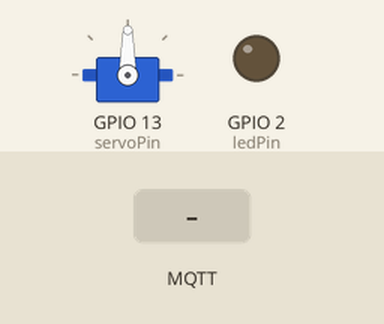
This program was run on a simulated ESP32. Parts: servo, output pins drawn as LEDs (lit = HIGH). The test bench sets the inputs (shaded band). WiFi joins after 1.5 s; servers stay silent unless stated; no MQTT or app messages arrive unless stated; what the program prints to the serial monitor is not drawn.

Above: at 3.2 s.
3.3 s: MQTT message "on" arrives on the first subscribed topic
At 3.8 s:
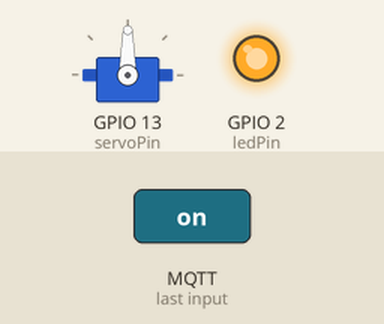
4.8 s: MQTT message "off" arrives on the first subscribed topic
At 6.2 s:
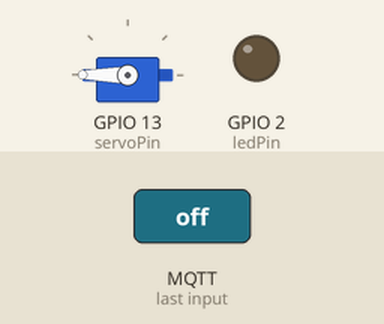
Timing chart, 0 to 7.8 s (numbered marks = the images above; inputs shaded):
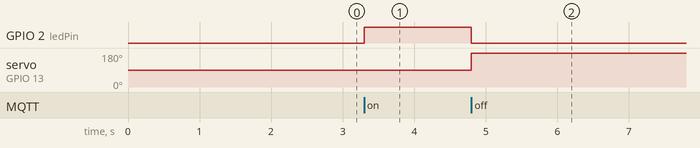

The program:

main.cpp
```cpp
#include <Arduino.h>
#include "Config.h"
#include "LEDHandler.h"
#include "WiFiConnector.h"
#include "OTAHandler.h"
#include <PubSubClient.h>
#include <ESP32Servo.h>

LEDHandler ledHandler;
WiFiConnector wifiConnector;
OTAHandler otaHandler;
Servo myServo; // 创建舵机对象

WiFiClient espClient;
PubSubClient client(espClient);

void msgHandler(String msg)
{
  if (msg == "on")
  {
    ledHandler.on();
    myServo.write(90);
  }
  else if (msg == "off")
  {
    ledHandler.off();
    myServo.write(180);
  }
  else
  {
    Serial.printf("unsupported msg:%s\r\n", msg);
  }
}

void callback(char *topic, byte *payload, unsigned int length)
{
  String msg;
  for (int i = 0; i < length; i++)
  {
    msg += (char)payload[i];
  }
  Serial.printf("Message arrived [%s]: %s\r\n", topic, msg);

  if (msgHandler)
  {
    msgHandler(msg);
  }
}

void setup()
{
  ledHandler.setup(ledPin);

  myServo.attach(servoPin);

  Serial.begin(115200);

  // 连接 Wi-Fi
  wifiConnector.connect(WIFI_SSID, WIFI_PASSWORD);

  // 初始化 OTA
  otaHandler.begin(OTA_PASSWORD);

  client.setServer(MQ_SERVER, MQ_PORT);
  client.setCallback(callback);
}

void reconnect()
{
  while (!client.connected())
  {
    Serial.print("Attempting MQTT connection...");
    if (client.connect(MQ_CLIENT_ID, "", ""))
    {
      Serial.println("connected");
      client.subscribe(MQ_TOPIC);
    }
    else
    {
      Serial.print("failed, rc=");
      Serial.print(client.state());
      Serial.println(" try again in 1 seconds");
      delay(1000);
    }
  }
}

void loop()
{
  // 处理 OTA 事件
  otaHandler.handle();

  if (!client.connected())
  {
    reconnect();
  }
  client.loop();
}
```

Config.h
```cpp
#ifndef CONFIG_H
#define CONFIG_H

// Wi-Fi 配置
const char *WIFI_SSID = "8hao";
const char *WIFI_PASSWORD = "00000000";

// OTA 配置
const char *OTA_PASSWORD = "admin";

// 巴法云配置
const char *MQ_SERVER = "bemfa.com";
const int MQ_PORT = 9501;
const char *MQ_USER = "";
const char *MQ_PWD = "";
const char *MQ_CLIENT_ID = "09b775b46e534b2bae8ef82106955e12";
const char *MQ_TOPIC = "led002";

const int keyPin = 0;
const int ledPin = 2;
const int servoPin = 13;

#endif
```

Measured:
- after the input at 3.3 s, GPIO 2 (ledPin): LOW → HIGH at once
- after the input at 4.8 s, GPIO 2 (ledPin): HIGH → LOW at once; servo on GPIO 13 (servoPin): 90° → 180° at once
